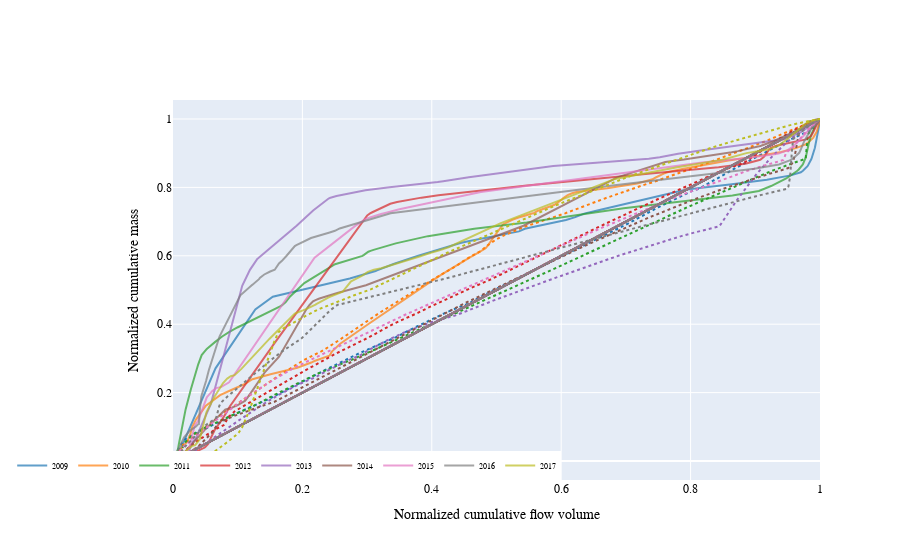

Notebook code cell kept with this figure:
### Code cell
fig = go.Figure()
color_list = px.colors.qualitative.D3
for ii in range(2009, 2018):
    # Plot simulations
    df_mod_temp = df_mod_plot.loc[pd.to_datetime(f'{ii}-07-01'):pd.to_datetime(f'{ii+1}-07-01'), :].values
    fig.add_trace(go.Scatter(x = df_mod_temp[:, 0], y=df_mod_temp[:, 1], mode = 'lines', showlegend=False,
                            line = dict(width=2, dash='dot', color = color_list[ii-2009])))
    
    # Plot observations
    df_obs_temp = df_obs_plot.loc[pd.to_datetime(f'{ii}-07-01'):pd.to_datetime(f'{ii+1}-07-01'), :].values
    fig.add_trace(go.Scatter(x = df_obs_temp[:, 0], y=df_obs_temp[:, 1], mode = 'lines', name=ii,
                            line = dict(width=2, color = color_list[ii-2009]), opacity=0.7))

fig.update_layout(
    yaxis = dict(
        title_text = ylabel
    ),
     xaxis = dict(
        title_text = xlabel
    )
)

fig.update_layout(legend = dict(yanchor="bottom", y = 0.0, xanchor = "right", x = 0.6, 
                font = dict(size=8), orientation='h'), font_family = "Arial", font_color = 'black')

fig.show()
pio.write_image(fig, fig_path + 'SSL-Q_cumulative_lines.png', scale=2, width=8, height=6)

### Figure 1 — Plotly figure (JSON) as saved in the notebook; plotly's stock layout.template omitted (floating-point values rounded to 4 significant figures; data arrays with more than 128 entries replaced by an {"elided": "..."} marker saying what was removed)
{"data": [{"line": {"color": "#1F77B4", "dash": "dot", "width": 2}, "mode": "lines", "showlegend": false, "type": "scatter", "x": {"elided": "366 float values"}, "y": {"elided": "366 float values"}}, {"line": {"color": "#1F77B4", "width": 2}, "mode": "lines", "name": "2009", "opacity": 0.7, "type": "scatter", "x": {"elided": "366 float values"}, "y": {"elided": "366 float values"}}, {"line": {"color": "#FF7F0E", "dash": "dot", "width": 2}, "mode": "lines", "showlegend": false, "type": "scatter", "x": {"elided": "366 float values"}, "y": {"elided": "366 float values"}}, {"line": {"color": "#FF7F0E", "width": 2}, "mode": "lines", "name": "2010", "opacity": 0.7, "type": "scatter", "x": {"elided": "366 float values"}, "y": {"elided": "366 float values"}}, {"line": {"color": "#2CA02C", "dash": "dot", "width": 2}, "mode": "lines", "showlegend": false, "type": "scatter", "x": {"elided": "367 float values"}, "y": {"elided": "367 float values"}}, {"line": {"color": "#2CA02C", "width": 2}, "mode": "lines", "name": "2011", "opacity": 0.7, "type": "scatter", "x": {"elided": "367 float values"}, "y": {"elided": "367 float values"}}, {"line": {"color": "#D62728", "dash": "dot", "width": 2}, "mode": "lines", "showlegend": false, "type": "scatter", "x": {"elided": "366 float values"}, "y": {"elided": "366 float values"}}, {"line": {"color": "#D62728", "width": 2}, "mode": "lines", "name": "2012", "opacity": 0.7, "type": "scatter", "x": {"elided": "366 float values"}, "y": {"elided": "366 float values"}}, {"line": {"color": "#9467BD", "dash": "dot", "width": 2}, "mode": "lines", "showlegend": false, "type": "scatter", "x": {"elided": "366 float values"}, "y": {"elided": "366 float values"}}, {"line": {"color": "#9467BD", "width": 2}, "mode": "lines", "name": "2013", "opacity": 0.7, "type": "scatter", "x": {"elided": "366 float values"}, "y": {"elided": "366 float values"}}, {"line": {"color": "#8C564B", "dash": "dot", "width": 2}, "mode": "lines", "showlegend": false, "type": "scatter", "x": {"elided": "366 float values"}, "y": {"elided": "366 float values"}}, {"line": {"color": "#8C564B", "width": 2}, "mode": "lines", "name": "2014", "opacity": 0.7, "type": "scatter", "x": {"elided": "366 float values"}, "y": {"elided": "366 float values"}}, {"line": {"color": "#E377C2", "dash": "dot", "width": 2}, "mode": "lines", "showlegend": false, "type": "scatter", "x": {"elided": "367 float values"}, "y": {"elided": "367 float values"}}, {"line": {"color": "#E377C2", "width": 2}, "mode": "lines", "name": "2015", "opacity": 0.7, "type": "scatter", "x": {"elided": "367 float values"}, "y": {"elided": "367 float values"}}, {"line": {"color": "#7F7F7F", "dash": "dot", "width": 2}, "mode": "lines", "showlegend": false, "type": "scatter", "x": {"elided": "366 float values"}, "y": {"elided": "366 float values"}}, {"line": {"color": "#7F7F7F", "width": 2}, "mode": "lines", "name": "2016", "opacity": 0.7, "type": "scatter", "x": {"elided": "366 float values"}, "y": {"elided": "366 float values"}}, {"line": {"color": "#BCBD22", "dash": "dot", "width": 2}, "mode": "lines", "showlegend": false, "type": "scatter", "x": {"elided": "365 float values"}, "y": {"elided": "365 float values"}}, {"line": {"color": "#BCBD22", "width": 2}, "mode": "lines", "name": "2017", "opacity": 0.7, "type": "scatter", "x": {"elided": "365 float values"}, "y": {"elided": "365 float values"}}], "layout": {"autosize": true, "font": {"color": "black", "family": "Arial"}, "legend": {"font": {"size": 8}, "orientation": "h", "x": 0.6, "xanchor": "right", "y": 0, "yanchor": "bottom"}, "xaxis": {"autorange": true, "range": [3.082e-05, 1.0], "title": {"text": "Normalized cumulative flow volume"}, "type": "linear"}, "yaxis": {"autorange": true, "range": [-0.05555, 1.056], "title": {"text": "Normalized cumulative mass"}, "type": "linear"}}}
